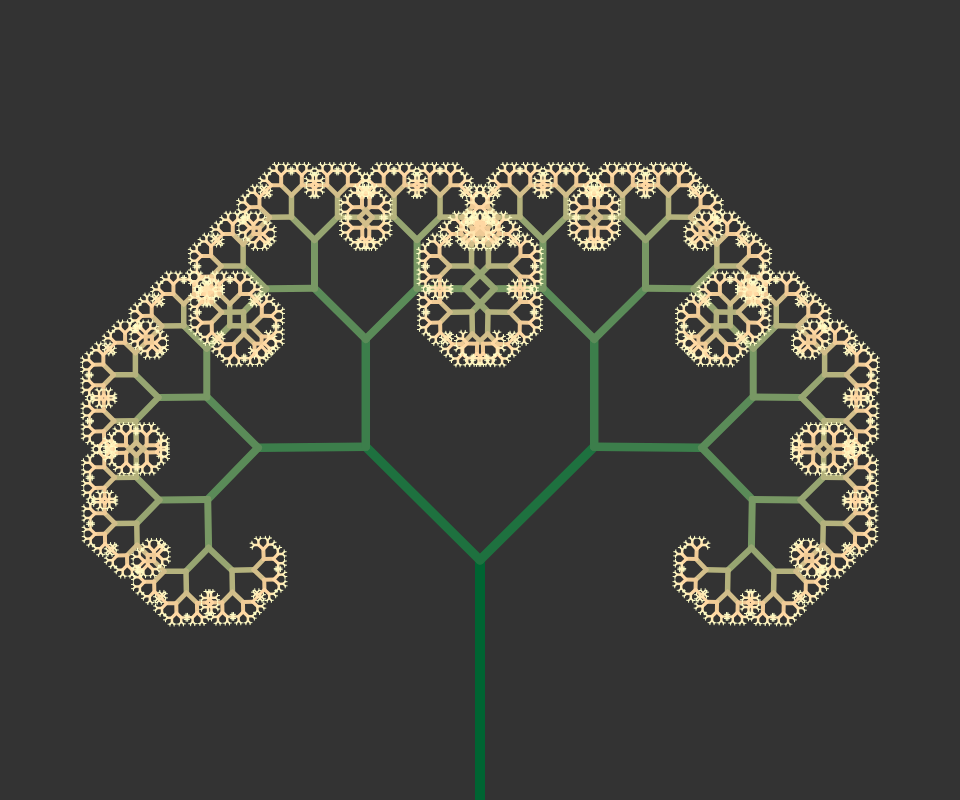
Frame 1 (no input)
Frame 60 (no input): identical to frame 1, image omitted
Frame 120 (the mouse pressed at the canvas centre since frame 60): identical to frame 1, image omitted

The p5.js sketch that drew this single still picture (run headless with seeded random() and noise() and a simulated clock; from frame 60 on, the mouse is pressed at the canvas centre):

// p5.js sketch
// ── sketch.js
const CANVAS_WIDTH = window.innerWidth * 0.8;
const CANVAS_HEIGHT = window.innerHeight * 0.8;

// state variables
let rotationAngle = 0;
let previousRotationAngle = 0;
let slider = null;
let treeDepth = 0;
let previousTreeDepth = 0;
let tree = [];
let jitter = false;
let randomness = false;

// Branch constructor function
function Branch(begin, end, depth) {
  this.begin = begin;
  this.end = end;
  this.depth = depth;
  this.finished = false;

  this.show = function () {
    const hue = map(this.depth, 0, treeDepth, 0, 360); // Map depth to hue value
    const saturation = map(this.depth, 0, treeDepth, 100, 255); // Map depth to saturation
    const brightness = map(this.depth, 0, treeDepth, 50, 200); // Map depth to brightness
    stroke(hue, saturation, brightness); // Set stroke color based on hue, saturation, and brightness
    strokeWeight(map(this.depth, 0, treeDepth, 10, 1)); // Set stroke weight based on depth
    line(this.begin.x, this.begin.y, this.end.x, this.end.y);
  };

  this.branch = function (randomness, shrinkFactor) {
    const dir = p5.Vector.sub(this.end, this.begin);

    if (dir.mag() < 1) {
      return [];
    }

    dir.mult(shrinkFactor);

    // Create the right branch
    const rightAngle = randomness
      ? rotationAngle + random(-PI / 8, PI / 8)
      : rotationAngle;
    const rightDir = dir.copy().rotate(rightAngle);
    const newEndRight = p5.Vector.add(this.end, rightDir);
    const right = new Branch(this.end, newEndRight, this.depth + 1);

    // Create the left branch
    const leftAngle = randomness
      ? -rotationAngle + random(-PI / 8, PI / 8)
      : -rotationAngle;
    const leftDir = dir.copy().rotate(leftAngle);
    const newEndLeft = p5.Vector.add(this.end, leftDir);
    const left = new Branch(this.end, newEndLeft, this.depth + 1);

    return [left, right];
  };

  this.jitter = function () {
    this.end.x += random(-1, 1);
    this.end.y += random(-1, 1);
  };
}

function generateTree() {
  tree = [];

  const begin = createVector(CANVAS_WIDTH / 2, CANVAS_HEIGHT);
  const end = createVector(
    CANVAS_WIDTH / 2,
    CANVAS_HEIGHT - CANVAS_HEIGHT * 0.3
  );
  const root = new Branch(begin, end, 0);
  tree.push(root);

  // Expand branches
  for (let i = 0; i < treeDepth; i++) {
    // Limit the depth to avoid too many branches
    const newBranches = [];
    for (const branch of tree) {
      if (branch.finished) {
        continue;
      }
      branch.finished = true;
      newBranches.push(...branch.branch(randomness, 0.67));
    }
    tree.push(...newBranches);
  }
}

function setup() {
  // Create canvas
  createCanvas(CANVAS_WIDTH, CANVAS_HEIGHT).id("fractal-canvas");

  // Create title
  createElement("h1", "FRACTAL TREE").addClass("title");

  // Create controls container
  const controlsContainer = createDiv().id("controls");

  // Create Rotation Angle label and slider
  createDiv("Rotation Angle").addClass("label").parent(controlsContainer);
  sliderAngle = createSlider(0, PI, PI / 4, 0.01)
    .addClass("slider")
    .parent(controlsContainer);

  // Create Tree Depth label and slider
  createDiv("Tree Depth").addClass("label").parent(controlsContainer);
  sliderDepth = createSlider(1, 12, 12, 1)
    .addClass("slider")
    .parent(controlsContainer);

  // Create Randomness button
  randomnessButton = createButton("Randomness")
    .addClass("button")
    .parent(controlsContainer);
  randomnessButton.mousePressed(() => {
    randomness = !randomness;
    if (randomness) {
      randomnessButton.addClass("active");
    } else {
      randomnessButton.removeClass("active");
    }
    generateTree();
    console.log("Randomness:", randomness);
  });

  // Create Jitter button
  jitterButton = createButton("Jitter")
    .addClass("button")
    .parent(controlsContainer);
  jitterButton.mousePressed(() => {
    jitter = !jitter;
    if (jitter) {
      jitterButton.addClass("active");
    } else {
      jitterButton.removeClass("active");
    }
    generateTree();
    console.log("Jitter:", jitter);
  });

  // generate the tree
  generateTree();
}

function draw() {
  // set the rotation angle to the value of the slider
  rotationAngle = sliderAngle.value();
  treeDepth = sliderDepth.value();

  // set the background color to black
  background(51);

  // set the stroke color to white
  stroke(255);

  // Regenerate the tree if angle changes
  if (rotationAngle !== previousRotationAngle) {
    generateTree();
    previousRotationAngle = rotationAngle;
  }

  // Regenerate the tree if angle changes
  if (treeDepth !== previousTreeDepth) {
    generateTree();
    previousTreeDepth = treeDepth;
  }

  // Draw all branches
  tree.forEach((branch) => {
    branch.show();
    if (jitter) {
      branch.jitter();
    }
  });
}

// ── style.css
html, body {
  margin: 0;
  padding: 0;
  height: 100%;
  width: 100%;
  overflow: hidden;
}

body {
  font-family: Arial, sans-serif;
  display: flex;
  flex-direction: column;
  align-items: center;
  justify-content: center;
  background-color: #f0f0f0;
}

.title {
  margin: 20px 0;
  color: #333;
  font-size: 24px;
  text-align: center;
}

#controls {
  display: flex;
  align-items: center;
  margin-top: 10px;
  max-width: 100%;
  overflow: hidden;
}

.label {
  font-weight: bold;
  color: #555;
  margin-bottom: 5px;
  text-align: center;
}

.slider {
  margin-bottom: 15px;
  max-width: 200px;
  width: 100%;
}

.button {
  padding: 5px 10px;
  margin: 5px;
  font-size: 14px;
  cursor: pointer;
  border: 1px solid #333;
  border-radius: 4px;
  background-color: #fff;
  transition: background-color 0.2s, box-shadow 0.2s;
  max-width: 200px;
  width: 100%;
  box-sizing: border-box;
}

.button:hover {
  background-color: #eee;
}

.button.active {
  background-color: #007BFF;
  color: #fff;
  border-color: #0056b3;
  box-shadow: 0 0 5px rgba(0, 123, 255, 0.6);
  font-weight: bold;
}

#fractal-canvas {
  margin-top: 20px;
  max-width: 100%;
  max-height: calc(100vh - 60px);
  overflow: hidden;
  display: block;
}
